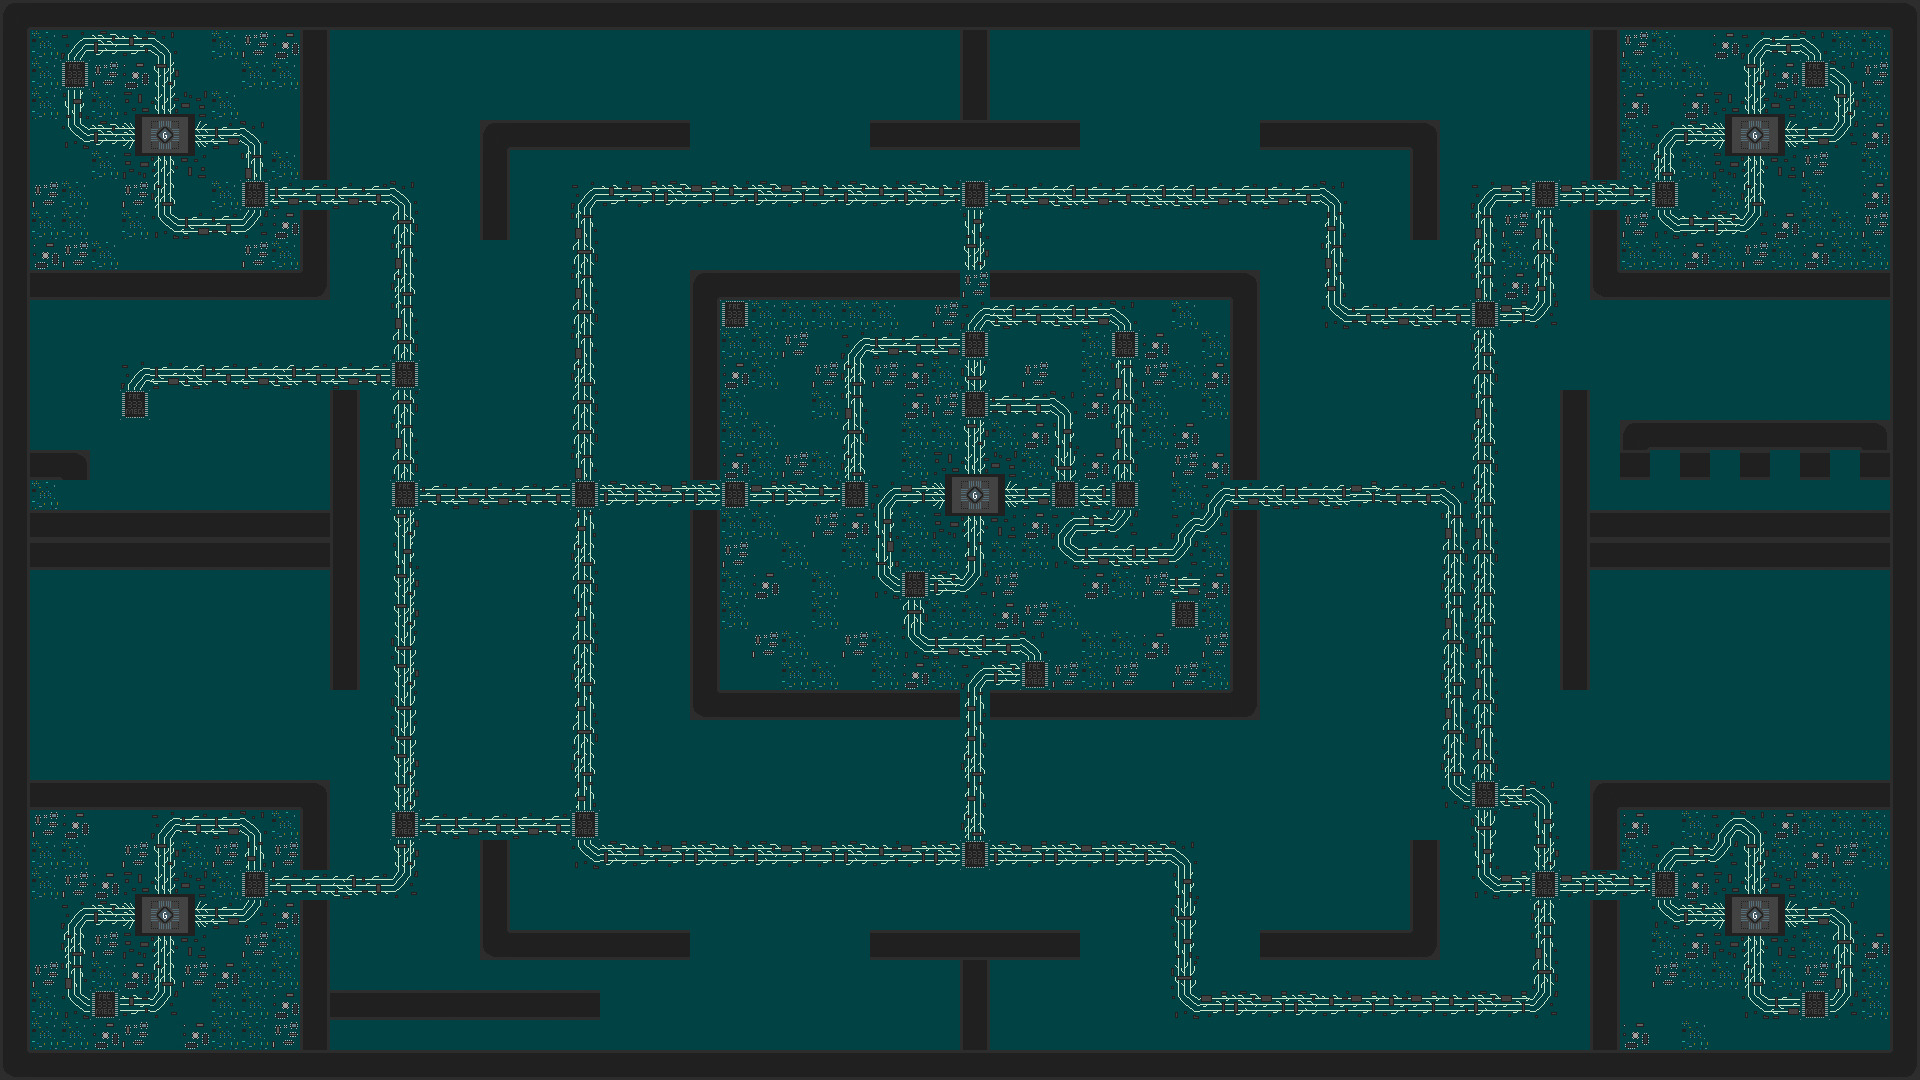

Rendered tile map (Tiled .tmx) drawn with the repository's tilesets; below, a short description and the full map source, tile grids included:
An orthogonal 64x36 tile map with 30x30 px tiles, 1 tile layer (Tile Layer 1).

<map version="1.5" tiledversion="1.7.2" orientation="orthogonal" renderorder="right-down" width="64" height="36" tilewidth="30" tileheight="30" infinite="0" nextlayerid="2" nextobjectid="1">
 <tileset firstgid="1" source="tiles.tsx" />
 <layer id="1" name="Tile Layer 1" width="64" height="36">
  <data encoding="csv">
3,1,1,1,1,1,1,1,1,1,1,1,1,1,1,1,1,1,1,1,1,1,1,1,1,1,1,1,1,1,1,1,1,1,1,1,1,1,1,1,1,1,1,1,1,1,1,1,1,1,1,1,1,1,1,1,1,1,1,1,1,1,1,41,
51,43,48,10,49,11,45,43,39,17,51,45,45,45,45,45,45,45,45,45,45,45,45,45,45,45,45,45,45,45,45,45,51,45,45,45,45,45,45,45,45,45,45,45,45,45,45,45,45,45,45,45,45,51,39,43,45,17,48,46,11,43,43,51,
51,43,15,39,17,40,45,45,43,43,51,45,45,45,45,45,45,45,45,45,45,45,45,45,45,45,45,45,45,45,45,45,51,45,45,45,45,45,45,45,45,45,45,45,45,45,45,45,45,45,45,45,45,51,43,43,43,45,40,17,15,11,39,51,
51,43,50,43,38,37,6,43,45,45,51,45,45,45,45,45,45,45,45,45,45,45,45,45,45,45,45,45,45,45,45,45,51,45,45,45,45,45,45,45,45,45,45,45,45,45,45,45,45,45,45,45,45,51,17,45,17,38,37,6,43,40,43,51,
51,45,52,10,13,36,16,5,11,45,51,45,45,45,45,45,3,1,1,1,1,1,1,45,45,45,45,45,45,1,1,1,1,1,1,1,45,45,45,45,45,45,1,1,1,1,1,41,45,45,45,45,45,51,43,48,10,13,36,16,5,2,17,51,
51,45,45,43,42,18,44,45,19,43,51,45,45,45,45,45,51,45,45,45,45,45,45,45,45,45,45,45,45,45,45,45,45,45,45,45,45,45,45,45,45,45,45,45,45,45,45,51,45,45,45,45,45,51,43,47,43,42,18,44,39,45,43,51,
51,39,43,45,39,47,45,43,15,5,46,5,46,11,45,45,51,45,45,48,49,4,10,4,49,10,4,49,10,49,10,49,15,46,5,35,5,46,35,35,5,46,5,46,11,45,45,51,45,48,4,15,4,10,49,15,45,43,47,45,43,45,17,51,
51,43,43,45,43,52,5,46,2,17,51,45,45,53,45,45,51,45,45,19,45,45,45,45,45,45,45,45,45,45,45,45,50,45,45,45,45,45,45,45,45,45,45,45,7,45,45,51,45,19,39,19,45,51,39,52,49,10,2,17,43,43,39,51,
51,17,39,43,45,45,45,45,39,43,51,45,45,19,45,45,45,45,45,53,45,45,45,45,45,45,45,45,45,45,45,45,40,45,45,45,45,45,45,45,45,45,45,45,19,45,45,45,45,47,43,53,45,51,43,43,17,43,39,43,17,43,43,51,
51,1,1,1,1,1,1,1,1,1,8,45,45,47,45,45,45,45,45,19,45,45,45,3,1,1,1,1,1,1,1,1,39,1,1,1,1,1,1,1,1,41,45,45,7,45,45,45,45,19,17,7,45,12,1,1,1,1,1,1,1,1,1,51,
51,45,45,45,45,45,45,45,45,45,45,45,45,19,45,45,45,45,45,53,45,45,45,51,15,43,43,43,43,43,45,39,48,35,46,35,5,11,45,43,45,51,45,45,52,46,5,35,46,15,4,2,45,45,45,45,45,45,45,45,45,45,45,51,
51,45,45,45,45,45,45,45,45,45,45,45,45,53,45,45,45,45,45,19,45,45,45,51,43,43,39,45,48,5,46,5,15,45,45,45,43,15,17,45,43,51,45,45,45,45,45,45,45,47,45,45,45,45,45,45,45,45,45,45,45,45,45,51,
51,45,45,45,48,5,35,46,5,35,46,5,46,15,45,45,45,45,45,47,45,45,45,51,17,43,45,39,47,39,17,43,14,45,39,45,43,19,39,43,17,51,45,45,45,45,45,45,45,53,45,45,45,45,45,45,45,45,45,45,45,45,45,51,
51,45,45,45,15,45,45,45,45,45,45,51,45,53,45,45,45,45,45,53,45,45,45,51,43,45,45,43,19,45,17,39,15,46,46,11,17,53,43,45,43,51,45,45,45,45,45,45,45,19,45,45,51,45,45,45,45,45,45,45,45,45,45,51,
51,45,45,45,45,45,45,45,45,45,45,51,45,19,45,45,45,45,45,53,45,45,45,51,43,43,45,45,53,45,43,43,40,43,17,50,45,19,43,17,45,51,45,45,45,45,45,45,45,47,45,45,51,45,3,1,1,1,1,1,1,1,41,51,
51,1,41,45,45,45,45,45,45,45,45,51,45,53,45,45,45,45,45,19,45,45,45,51,17,43,39,43,47,45,43,38,37,6,43,14,17,53,45,39,17,51,45,45,45,45,45,45,45,53,45,45,51,45,1,45,1,45,1,45,1,45,1,51,
51,43,45,45,45,45,45,45,45,45,45,51,45,15,46,5,5,46,46,15,10,10,4,10,15,4,10,49,15,48,4,13,36,16,5,15,35,15,45,43,48,5,35,5,35,4,46,46,11,47,45,45,51,45,45,45,45,45,45,45,45,45,45,51,
51,1,1,1,1,1,1,1,1,1,1,51,45,40,45,45,45,45,45,7,45,45,45,51,43,43,45,39,17,50,43,42,18,44,17,48,49,2,45,48,2,51,45,45,45,45,45,45,19,19,45,45,51,1,1,1,1,1,1,1,1,1,1,51,
51,1,1,1,1,1,1,1,1,1,1,51,45,50,45,45,45,45,45,47,45,45,45,51,39,45,43,45,43,9,43,43,7,43,43,52,5,35,5,2,43,51,45,45,45,45,45,45,53,53,45,45,51,1,1,1,1,1,1,1,1,1,1,51,
51,45,45,45,45,45,45,45,45,45,45,51,45,40,45,45,45,45,45,53,45,45,45,51,43,17,45,43,45,52,15,10,2,39,45,45,17,43,39,5,17,51,45,45,45,45,45,45,47,47,45,45,51,45,45,45,45,45,45,45,45,45,45,51,
51,45,45,45,45,45,45,45,45,45,45,51,45,40,45,45,45,45,45,7,45,45,45,51,43,45,45,43,45,45,53,43,43,17,39,43,45,45,45,15,43,51,45,45,45,45,45,45,19,47,45,45,51,45,45,45,45,45,45,45,45,45,45,51,
51,45,45,45,45,45,45,45,45,45,45,51,45,14,45,45,45,45,45,53,45,45,45,51,45,39,43,45,39,43,52,5,35,46,11,45,43,43,17,45,39,51,45,45,45,45,45,45,53,19,45,45,51,45,45,45,45,45,45,45,45,45,45,51,
51,45,45,45,45,45,45,45,45,45,45,51,45,40,45,45,45,45,45,47,45,45,45,51,45,45,43,43,45,43,17,43,48,10,15,39,43,39,45,39,43,51,45,45,45,45,45,45,47,19,45,45,51,45,45,45,45,45,45,45,45,45,45,51,
51,45,45,45,45,45,45,45,45,45,45,45,45,14,45,45,45,45,45,7,45,45,45,12,1,1,1,1,1,1,1,1,7,1,1,1,1,1,1,1,1,8,45,45,45,45,45,45,19,53,45,45,45,45,45,45,45,45,45,45,45,45,45,51,
51,45,45,45,45,45,45,45,45,45,45,45,45,14,45,45,45,45,45,53,45,45,45,45,45,45,45,45,45,45,45,45,7,45,45,45,45,45,45,45,45,45,45,45,45,45,45,45,53,19,45,45,45,45,45,45,45,45,45,45,45,45,45,51,
51,45,45,45,45,45,45,45,45,45,45,45,45,40,45,45,45,45,45,47,45,45,45,45,45,45,45,45,45,45,45,45,47,45,45,45,45,45,45,45,45,45,45,45,45,45,45,45,47,53,45,45,45,45,45,45,45,45,45,45,45,45,45,51,
51,1,1,1,1,1,1,1,1,1,41,45,45,40,45,45,45,45,45,7,45,45,45,45,45,45,45,45,45,45,45,45,7,45,45,45,45,45,45,45,45,45,45,45,45,45,45,45,52,15,35,11,45,3,1,1,1,1,1,1,1,1,1,51,
51,39,17,45,45,48,46,5,11,43,51,45,45,15,46,5,46,5,46,15,45,45,45,45,45,45,45,45,45,45,45,45,47,45,45,45,45,45,45,45,45,45,45,45,45,45,45,45,45,14,45,50,45,51,17,45,43,48,11,17,43,43,43,51,
51,43,43,45,39,40,43,39,7,39,51,45,45,40,45,45,51,45,45,52,10,49,4,10,49,10,4,4,10,49,4,10,15,10,4,10,4,10,10,11,45,45,45,45,45,45,45,51,45,50,45,40,45,51,43,48,49,2,40,43,17,39,43,51,
51,43,39,17,38,37,6,43,15,46,46,35,46,2,45,45,51,45,45,45,45,45,45,45,45,45,45,45,45,45,45,45,45,45,45,45,45,45,45,50,45,45,45,45,45,45,45,51,45,52,4,15,4,10,49,15,17,38,37,6,43,43,45,51,
51,45,48,10,13,36,16,5,2,17,51,45,45,45,45,45,51,45,45,45,45,45,45,45,45,45,45,45,45,45,45,45,45,45,45,45,45,45,45,14,45,45,45,45,45,45,45,51,45,45,45,47,45,51,45,52,10,13,36,16,5,11,45,51,
51,45,47,39,42,18,44,45,39,43,51,45,45,45,45,45,12,1,1,1,1,1,1,45,45,45,45,45,45,1,1,1,1,1,1,1,45,45,45,50,45,45,1,1,1,1,1,8,45,45,45,19,45,51,45,43,17,42,18,44,43,53,17,51,
51,39,19,43,17,47,39,17,43,43,51,45,45,45,45,45,45,45,45,45,45,45,45,45,45,45,45,45,45,45,45,45,51,45,45,45,45,45,45,14,45,45,45,45,45,45,45,45,45,45,45,53,45,51,45,39,43,43,47,43,39,19,43,51,
51,43,52,15,49,2,45,43,43,17,51,1,1,1,1,1,1,1,1,1,45,45,45,45,45,45,45,45,45,45,45,45,51,45,45,45,45,45,45,52,4,10,4,10,49,4,49,4,49,10,4,2,45,51,45,45,45,45,52,5,15,2,43,51,
51,43,43,17,39,45,17,43,43,39,51,45,45,45,45,45,45,45,45,45,45,45,45,45,45,45,45,45,45,45,45,45,51,45,45,45,45,45,45,45,45,45,45,45,45,45,45,45,45,45,45,45,45,51,17,45,43,45,45,45,45,45,45,51,
12,1,1,1,1,1,1,1,1,1,1,1,1,1,1,1,1,1,1,1,1,1,1,1,1,1,1,1,1,1,1,1,1,1,1,1,1,1,1,1,1,1,1,1,1,1,1,1,1,1,1,1,1,1,1,1,1,1,1,1,1,1,1,8
</data>
 </layer>
</map>